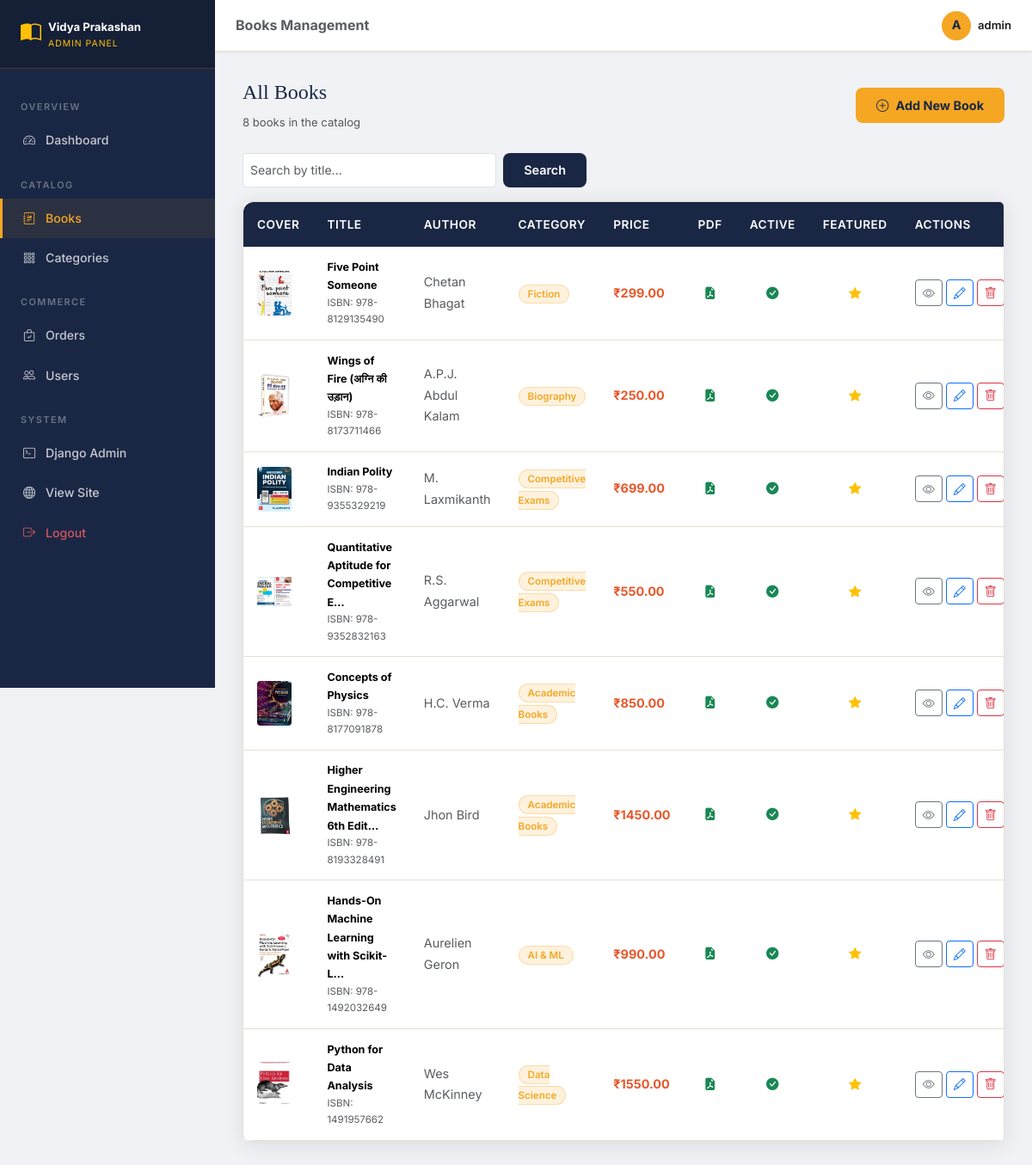
Screenshot of /adminpanel/books/ (signed in) with the database file from the repository.
### books/models.py (models this page shows, shortened)
class Book(models.Model):
    title = models.CharField(max_length=255)
    slug = models.SlugField(max_length=255, unique=True, blank=True)
    author = models.CharField(max_length=200)
    category = models.ForeignKey(
        Category, on_delete=models.SET_NULL,
        null=True, blank=True, related_name='books'
    )
    description = models.TextField()
    price = models.DecimalField(max_digits=8, decimal_places=2)
    cover_image = models.ImageField(
        upload_to='book_covers/', blank=True, null=True,
        help_text="Book cover image (JPEG/PNG)"
    )
    pdf_file = models.FileField(
        upload_to='book_pdfs/',
        blank=True, null=True,
        help_text="Full PDF of the book"
    )
    preview_pages = models.IntegerField(
        default=10,
        help_text="Number of preview pages available to non-purchasers"
    )
    isbn = models.CharField(max_length=20, blank=True, null=True)
    publisher = models.CharField(max_length=200, blank=True, null=True)
    publication_year = models.IntegerField(blank=True, null=True)
    language = models.CharField(max_length=50, default='Hindi/English')
    pages = models.IntegerField(blank=True, null=True)
    is_active = models.BooleanField(default=True)
    is_featured = models.BooleanField(
        default=False,
        help_text="Show on homepage featured section"
    )
    stock = models.IntegerField(default=100)
    created_at = models.DateTimeField(auto_now_add=True)
    updated_at = models.DateTimeField(auto_now=True)
    class Meta:
        ordering = ['-created_at']

class Category(models.Model):
    name = models.CharField(max_length=100, unique=True)
    slug = models.SlugField(max_length=100, unique=True, blank=True)
    description = models.TextField(blank=True, null=True)
    icon = models.CharField(
        max_length=50, blank=True, null=True,
        help_text="Bootstrap Icons class name, e.g. bi-book"
    )
    created_at = models.DateTimeField(auto_now_add=True)
    class Meta:
        verbose_name = "Category"
        verbose_name_plural = "Categories"
        ordering = ['name']

### adminpanel/views.py (the view)
# urls.py: path('books/', AdminBookListView.as_view(), name='admin_book_list'),
@method_decorator(staff_required, name='dispatch')
class AdminBookListView(View):
    def get(self, request):
        books = Book.objects.select_related('category').all()
        query = request.GET.get('q', '')
        if query:
            books = books.filter(title__icontains=query)
        return render(request, 'adminpanel/book_list.html', {'books': books, 'query': query})

### adminpanel/views.py (called while the page is built)
def is_staff(user):
    return user.is_authenticated and user.is_staff

### books/context_processors.py (called while the page is built)
def nav_categories(request):
    categories = Category.objects.all()[:8]
    return {'nav_categories': categories}

### cart/context_processors.py (called while the page is built)
def cart_count(request):
    count = 0
    if request.user.is_authenticated:
        try:
            cart = Cart.objects.get(user=request.user)
            count = cart.get_item_count()
        except Cart.DoesNotExist:
            count = 0
    return {'cart_count': count}

### cart/models.py (called while the page is built)
    def get_item_count(self):
        return self.items.count()

### templates/adminpanel/book_list.html (shortened to what this page needs)
{% extends 'adminpanel/base_admin.html' %}
{% block page_title %}Books Management{% endblock %}
{% block content %}
<div class="d-flex justify-content-between align-items-center mb-4">
  <div>
    <h4 style="font-family:'Playfair Display',serif;color:var(--vp-primary);">All Books</h4>
    <p class="text-muted small mb-0">{{ books.count }} book{{ books.count|pluralize }} in the catalog</p>
  </div>
  <a href="/adminpanel/books/add/" class="btn btn-vp-secondary">
    <i class="bi bi-plus-circle me-2"></i>Add New Book
  </a>
</div>
<div class="mb-3">
  <form method="GET" class="d-flex gap-2" style="max-width:400px;">
    <input type="text" name="q" class="form-control form-control-sm" placeholder="Search by title..." value="{{ query }}">
    <button class="btn btn-sm btn-vp-primary">Search</button>
  </form>
</div>
<div class="bg-white rounded overflow-hidden" style="border:1px solid var(--vp-border);box-shadow:var(--vp-shadow);">
  <div class="table-responsive">
    <table class="table table-hover mb-0 vp-table">
      <thead>
        <tr>
          <th>Cover</th>
          <th>Title</th>
          <th>Author</th>
          <th>Category</th>
          <th>Price</th>
          <th>PDF</th>
          <th>Active</th>
          <th>Featured</th>
          <th>Actions</th>
        </tr>
      </thead>
      <tbody>
        {% for book in books %}
        <tr>
          <td>
            {% if book.cover_image %}
              <img src="{{ book.cover_image.url }}" style="width:40px;height:52px;object-fit:cover;border-radius:4px;" alt="">
            {% else %}
              <div style="width:40px;height:52px;background:var(--vp-primary);border-radius:4px;
                          display:flex;align-items:center;justify-content:center;">
                <i class="bi bi-book text-white small"></i>
              </div>
            {% endif %}
          </td>
          <td>
            <div class="fw-bold small">{{ book.title|truncatechars:40 }}</div>
            {% if book.isbn %}<div class="text-muted" style="font-size:0.72rem;">ISBN: {{ book.isbn }}</div>{% endif %}
          </td>
          <td class="small text-muted">{{ book.author }}</td>
          <td>
            {% if book.category %}
            <span class="badge-vp">{{ book.category.name }}</span>
            {% else %}
            <span class="text-muted small">—</span>
            {% endif %}
          </td>
          <td class="fw-bold" style="color:var(--vp-accent);">₹{{ book.price }}</td>
          <td class="text-center">
            {% if book.pdf_file %}
              <i class="bi bi-file-earmark-pdf-fill text-success" title="PDF uploaded"></i>
            {% else %}
              <i class="bi bi-x-circle text-muted" title="No PDF"></i>
            {% endif %}
          </td>
          <td class="text-center">
            {% if book.is_active %}
              <i class="bi bi-check-circle-fill text-success"></i>
            {% else %}
              <i class="bi bi-x-circle-fill text-danger"></i>
            {% endif %}
          </td>
          <td class="text-center">
            {% if book.is_featured %}
              <i class="bi bi-star-fill text-warning"></i>
            {% else %}
              <i class="bi bi-star text-muted"></i>
            {% endif %}
          </td>
          <td>
            <div class="d-flex gap-1">
              <a href="/books/{{ book.slug }}/" target="_blank" class="btn btn-sm btn-outline-secondary" title="View">
                <i class="bi bi-eye"></i>
              </a>
              <a href="/adminpanel/books/{{ book.pk }}/edit/" class="btn btn-sm btn-outline-primary" title="Edit">
                <i class="bi bi-pencil"></i>
              </a>
              <form action="/adminpanel/books/{{ book.pk }}/delete/" method="post"
                    onsubmit="return confirm('Delete \'{{ book.title }}\'? This cannot be undone.');">
                <button type="submit" class="btn btn-sm btn-outline-danger" title="Delete">
                  <i class="bi bi-trash"></i>
                </button>
              </form>
            </div>
          </td>
        </tr>
        {% endfor %}
      </tbody>
    </table>
  </div>
</div>
{% endblock %}

### templates/adminpanel/base_admin.html (shortened to what this page needs)
<!DOCTYPE html>
<html lang="en">
<head>
  <link href="https://cdn.jsdelivr.net/npm/bootstrap@5.3.2/dist/css/bootstrap.min.css" rel="stylesheet">
  <link rel="stylesheet" href="https://cdn.jsdelivr.net/npm/bootstrap-icons@1.11.3/font/bootstrap-icons.min.css">
  <link rel="stylesheet" href="/static/css/main.css">
</head>
<body>
<div class="admin-sidebar">
  <div class="admin-sidebar-brand">
    <div class="d-flex align-items-center gap-2">
      <i class="bi bi-book-half fs-4 text-warning"></i>
      <div>
        <div class="text-white fw-bold small">Vidya Prakashan</div>
        <div class="text-warning" style="font-size:0.65rem;letter-spacing:1px;">ADMIN PANEL</div>
      </div>
    </div>
  </div>
  <nav class="mt-3">
    <div class="admin-nav-section">Overview</div>
    <div class="admin-nav-item">
      <a href="/adminpanel/" class="{% if request.resolver_match.url_name == 'admin_dashboard' %}active{% endif %}">
        <i class="bi bi-speedometer2"></i> Dashboard
      </a>
    </div>
    <div class="admin-nav-section">Catalog</div>
    <div class="admin-nav-item">
      <a href="/adminpanel/books/" class="{% if 'admin_book' in request.resolver_match.url_name %}active{% endif %}">
        <i class="bi bi-journal-richtext"></i> Books
      </a>
    </div>
    <div class="admin-nav-item">
      <a href="/adminpanel/categories/" class="{% if 'admin_category' in request.resolver_match.url_name %}active{% endif %}">
        <i class="bi bi-grid-3x3-gap"></i> Categories
      </a>
    </div>
    <div class="admin-nav-section">Commerce</div>
    <div class="admin-nav-item">
      <a href="/adminpanel/orders/" class="{% if 'admin_order' in request.resolver_match.url_name %}active{% endif %}">
        <i class="bi bi-bag-check"></i> Orders
      </a>
    </div>
    <div class="admin-nav-item">
      <a href="/adminpanel/users/" class="{% if 'admin_user' in request.resolver_match.url_name %}active{% endif %}">
        <i class="bi bi-people"></i> Users
      </a>
    </div>
    <div class="admin-nav-section">System</div>
    <div class="admin-nav-item">
      <a href="/django-admin/">
        <i class="bi bi-terminal"></i> Django Admin
      </a>
    </div>
    <div class="admin-nav-item">
      <a href="/">
        <i class="bi bi-globe"></i> View Site
      </a>
    </div>
    <div class="admin-nav-item">
      <a href="/accounts/logout/" style="color:rgba(255,100,100,0.8)!important;">
        <i class="bi bi-box-arrow-right"></i> Logout
      </a>
    </div>
  </nav>
</div>
<div class="admin-topbar">
  <div class="d-flex align-items-center gap-3 w-100">
    <h6 class="mb-0 fw-bold text-muted">{% block page_title %}Dashboard{% endblock %}</h6>
    <div class="ms-auto d-flex align-items-center gap-3">
      <div class="d-flex align-items-center gap-2">
        <div class="user-avatar" style="width:34px;height:34px;font-size:0.9rem;">{{ user.username|first|upper }}</div>
        <span class="small fw-semibold">{{ user.get_full_name|default:user.username }}</span>
      </div>
    </div>
  </div>
</div>
<div class="admin-content" style="margin-top:60px;">
  {% block content %}{% endblock %}
</div>
</body>
</html>

### static/css/main.css (style rules this page uses)
:root { --vp-primary: #1a2744; --vp-secondary: #f5a623; --vp-accent: #e8572a; --vp-bg: #faf8f5; --vp-card-bg: #ffffff; --vp-text: #1a1a1a; --vp-muted: #6c757d; --vp-border: #e8e0d5; --vp-shadow: 0 4px 24px rgba(26,39,68,0.10); --vp-shadow-lg: 0 12px 48px rgba(26,39,68,0.18); --font-display: 'Playfair Display', Georgia, serif; --font-body: 'Inter', system-ui, sans-serif; --radius: 12px; --radius-sm: 8px; --transition: all 0.25s ease; }
*, *::before, *::after { box-sizing: border-box; }
body { font-family: var(--font-body); background: var(--vp-bg); color: var(--vp-text); font-size: 15px; line-height: 1.7; }
h1, h2, h3, h4, h5 { font-family: var(--font-display); color: var(--vp-primary); line-height: 1.3; }
a { color: inherit; text-decoration: none; }
.user-avatar { width: 32px; height: 32px; background: var(--vp-secondary); border-radius: 50%; display: flex; align-items: center; justify-content: center; font-weight: 700; font-size: 0.85rem; color: var(--vp-primary); }
.btn-vp-primary { background: var(--vp-primary); color: #fff; border: none; border-radius: var(--radius-sm); padding: 0.6rem 1.5rem; font-weight: 600; font-size: 0.9rem; transition: var(--transition); }
.btn-vp-secondary { background: var(--vp-secondary); color: var(--vp-primary); border: none; border-radius: var(--radius-sm); padding: 0.6rem 1.5rem; font-weight: 700; font-size: 0.9rem; transition: var(--transition); }
.vp-table { background: var(--vp-card-bg); border-radius: var(--radius); overflow: hidden; box-shadow: var(--vp-shadow); }
.vp-table th { background: var(--vp-primary); color: #fff; font-weight: 600; font-size: 0.85rem; text-transform: uppercase; letter-spacing: 0.5px; border: none; padding: 0.9rem 1rem; }
.vp-table td { vertical-align: middle; font-size: 0.9rem; border-color: var(--vp-border); padding: 0.8rem 1rem; }
.admin-sidebar { background: var(--vp-primary); min-height: 100vh; width: 250px; position: fixed; top: 0; left: 0; z-index: 100; padding: 0; overflow-y: auto; }
.admin-content { margin-left: 250px; padding: 2rem; min-height: 100vh; }
.admin-sidebar-brand { background: rgba(0,0,0,0.2); padding: 1.2rem 1.5rem; border-bottom: 1px solid rgba(245,166,35,0.2); }
.admin-nav-item a { display: flex; align-items: center; gap: 0.75rem; padding: 0.7rem 1.5rem; color: rgba(255,255,255,0.75); font-size: 0.88rem; font-weight: 500; transition: var(--transition); border-left: 3px solid transparent; }
.admin-nav-item a:hover, .admin-nav-item a.active { color: var(--vp-secondary); background: rgba(245,166,35,0.08); border-left-color: var(--vp-secondary); }
.admin-nav-section { padding: 1.2rem 1.5rem 0.4rem; font-size: 0.68rem; text-transform: uppercase; letter-spacing: 1.5px; color: rgba(255,255,255,0.35); font-weight: 600; }
.badge-vp { background: rgba(245,166,35,0.15); color: var(--vp-secondary); border: 1px solid rgba(245,166,35,0.3); font-size: 0.72rem; padding: 3px 10px; border-radius: 50px; font-weight: 600; }

### templates/adminpanel/base_admin.html (style rules this page uses)
body { background: #f0f2f5; font-family: 'Inter', sans-serif; }
.admin-topbar { background: #fff; border-bottom: 1px solid #e8e0d5; height: 60px; display: flex; align-items: center; padding: 0 1.5rem; position: fixed; top: 0; left: 250px; right: 0; z-index: 99; box-shadow: 0 1px 4px rgba(0,0,0,0.06); }

### rows the page displays
Book: cover_image (picture), title "Five Point Someone", isbn "978-8129135490", author "Chetan Bhagat", category.name "Fiction", price "299.00", is_active True (drawn), is_featured True (drawn)
Book: cover_image (picture), title "Wings of Fire (अग्नि की उड़ान)", isbn "978-8173711466", author "A.P.J. Abdul Kalam", category.name "Biography", price "250.00", is_active True (drawn), is_featured True (drawn)
Book: cover_image (picture), title "Indian Polity", isbn "978-9355329219", author "M. Laxmikanth", category.name "Competitive Exams", price "699.00", is_active True (drawn), is_featured True (drawn)
Book: cover_image (picture), title "Quantitative Aptitude for Competitive E…", isbn "978-9352832163", author "R.S. Aggarwal", category.name "Competitive Exams", price "550.00", is_active True (drawn), is_featured True (drawn)
Book: cover_image (picture), title "Concepts of Physics", isbn "978-8177091878", author "H.C. Verma", category.name "Academic Books", price "850.00", is_active True (drawn), is_featured True (drawn)
Book: cover_image (picture), title "Higher Engineering Mathematics 6th Edit…", isbn "978-8193328491", author "Jhon Bird", category.name "Academic Books", price "1450.00", is_active True (drawn), is_featured True (drawn)
Book: cover_image (picture), title "Hands-On Machine Learning with Scikit-L…", isbn "978-1492032649", author "Aurelien Geron", category.name "AI & ML", price "990.00", is_active True (drawn), is_featured True (drawn)
Book: cover_image (picture), title "Python for Data Analysis", isbn "1491957662", author "Wes McKinney", category.name "Data Science", price "1550.00", is_active True (drawn), is_featured True (drawn)

### other values shown
{{ user.username|first|upper }} "A"
{{ user.get_full_name|default:user.username }} "admin"
{{ books.count }} "8"
